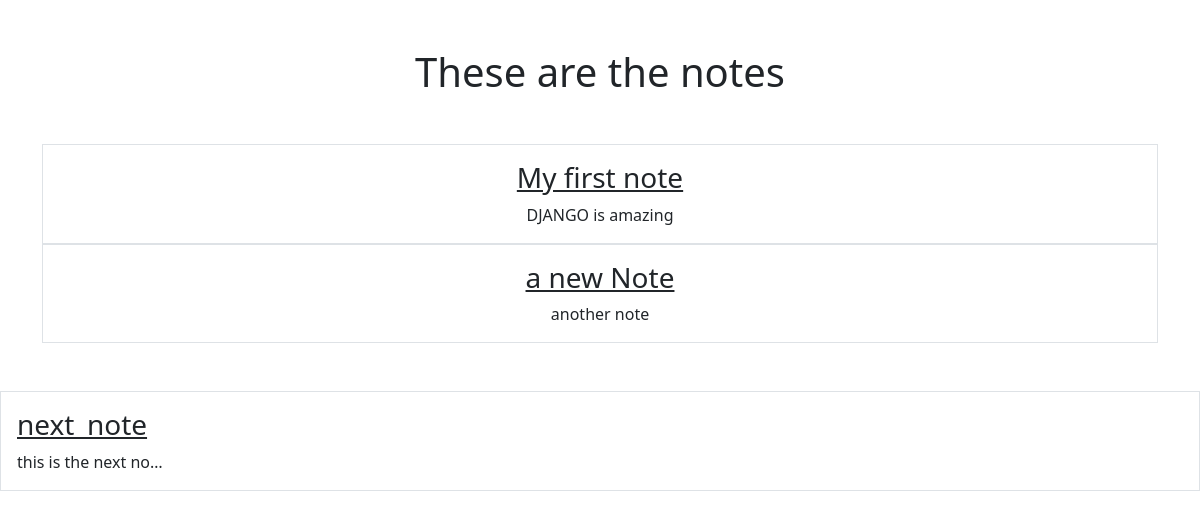
Before: /smart/notes with the older database file.
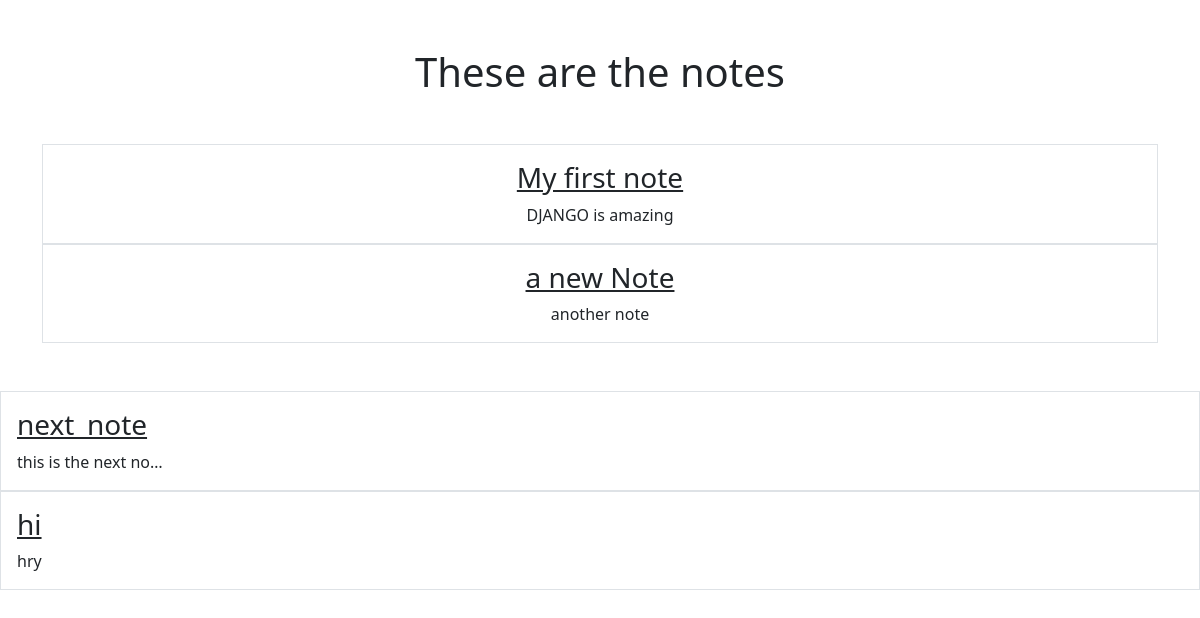
After: the same page with the newer database file.
### notes/models.py (models this page shows)
class Notes(models.Model):
    tittle = models.CharField(max_length=200)
    text = models.TextField()
    created = models.DateTimeField(auto_now_add = True)

### notes/views.py (the view)
# urls.py: path('notes', views.NotesListView.as_view(), name="notes.list"),
class NotesListView(ListView): #end point create
    model = Notes
    context_object_name = 'notes'
    template_name = "notes/notes_list.html" # don't need if we follow the proper name for the class

### notes/templates/notes/notes_list.html
{% extends "base.html" %}
{% block content %}
<h1 class="my-5">These are the notes</h1>
    <div class="row row-cols3 g-2">
        {% for note in notes %}
        <div class="col">
            <div class="p-3 border">
                <a href="{% url 'notes.detail' pk=note.id %}" class="text-dark text-decoration-non">
                    <h3>{{note.tittle}}</h3>
                </a>
                {{note.text|truncatechars:20}}
            </div>
        </div>
    </div>
       {% endfor %}
{% endblock %}

Changed rows visible on the page:
added Notes: tittle "hi", text "hry"
